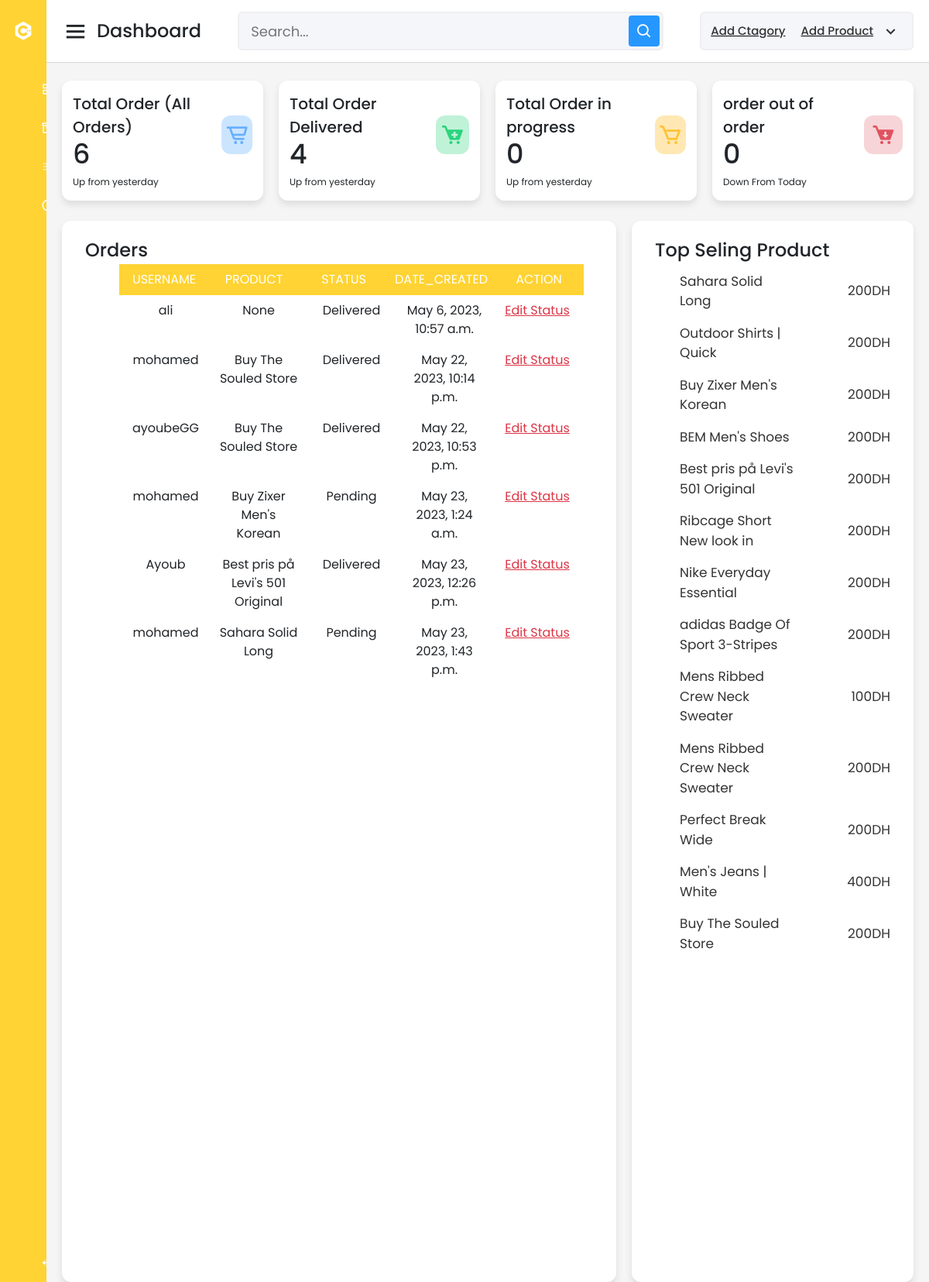
The app's page /escpasAdminOrder with its own data.
### all/models.py (models this page shows)
class Order(models.Model):
    STATUS ={
        ('Pending','Pending'),
        ('Delivered','Delivered'),
        ('in progress','in progress'),
        ('out of order','out of order'),
    }
    user = models.ForeignKey(User, null=True, on_delete=models.SET_NULL)
    Product = models.ForeignKey(Product, null=True, on_delete=models.SET_NULL)
    Color = models.ForeignKey(Color, null=True, on_delete=models.SET_NULL)
    Size = models.ForeignKey(Size, null=True, on_delete=models.SET_NULL)
    date_created= models.DateTimeField(auto_now_add=True, null=True)
    status= models.CharField(max_length=200, null=True, choices=STATUS)

class Product(models.Model):
    name= models.CharField(max_length=100, null=True)
    price_per_unit = models.CharField(max_length=100, null=True)
    basic_unit = models.CharField(max_length=100, null=True)
    description = models.CharField(max_length=100, null=True)
    avatar = models.ImageField( null=True )
    date_created= models.DateTimeField(auto_now_add=True, null=True)
    sizes = models.ManyToManyField(Size)
    colors = models.ManyToManyField(Color)
    nameCat = models.ForeignKey(Cat,null=True, on_delete=models.CASCADE)
    def __str__(self):
        return self.name

### all/views.py (the view)
# urls.py: path('escpasAdminOrder',views.escpasAdminOrder, name="escpasAdminOrder"),
def escpasAdminOrder(request):
    Orders = Order.objects.all()
    Customers=Customer.objects.all()
    products = Product.objects.all()
    Cats = Cat.objects.all()
    out_orders = Order.objects.all().count()
    out_ordersDelivered = Order.objects.filter(status="Delivered").count()
    out_ordersPending = Order.objects.filter(status="Pending").count()
    out_ordersinprogress = Order.objects.filter(status="in progress").count()
    out_ordersoutoforder = Order.objects.filter(status="out of order").count()
    context={'out_orders': out_orders,'products':products,'Customers': Customers,'Cats':Cats,'Orders':Orders,'out_ordersDelivered':out_ordersDelivered,'out_ordersPending':out_ordersPending,'out_ordersinprogress':out_ordersinprogress,'out_ordersoutoforder':out_ordersoutoforder}
    return render(request,"all/escpasAdminOrder.html",context)

### all/templates/all/escpasAdminOrder.html (shortened to what this page needs)
{% extends "all/mainDashbord.html" %}
{% load static %}
{% block content %}
<div class="sales-boxes">
  <div class="recent-sales box">
    <div class="title">Orders</div>
    <div class="sales-details">
      <ul class="details">
<div class="container">
<div class="table" style="margin-bottom: 734px">
<div class="table-header">
<div class="header__item"><a id="name" class="filter__link" href="#">Username</a></div>
<div class="header__item"><a id="wins" class="filter__link filter__link--number" href="#">Product</a></div>
<div class="header__item"><a id="draws" class="filter__link filter__link--number" href="#">status</a></div>
<div class="header__item"><a id="losses" class="filter__link filter__link--number" href="#">Date_created</a></div>
<div class="header__item"><a id="total" class="filter__link filter__link--number" href="#">Action</a></div>
</div>
<div class="table-content">
{% for item  in Orders %}
<div class="table-row">
  <div class="table-data">{{item.user}}</div>
  <div class="table-data">{{item.Product}}</div>
  <div class="table-data">{{item.status}}</div>
  <div class="table-data">{{item.date_created}}</div>
  <div class="table-data">
      <a class="text-danger" href="{% url 'EditOrder' item.id %}">Edit Status</a></div>
</div>
{% endfor %}
</div>
</div>
</div>
</ul>
    </div>
  </div>
  <div class="top-sales box">
    <div class="title">Top Seling Product</div>
    {% for item  in products %}
    <ul class="top-sales-details">
      <li>
      <a href="#">
        <span class="product" style="width:150px">{{item.name}}</span>
      </a>
      <span class="price">{{item.price_per_unit}}DH</span>
    </li>
    </ul>
    {% endfor %}
  </div>
</div>
</div>
</section>
{% endblock  %}

### all/static/css/escpasAdmin.css (style rules this page uses)
* { margin: 0; padding: 0; box-sizing: border-box; font-family: 'Poppins', sans-serif; }
.home-content .sales-boxes { display: flex; justify-content: space-between; }
.home-content .sales-boxes .recent-sales { width: 65%; background: #fff; padding: 20px 30px; margin: 0 20px; border-radius: 12px; box-shadow: 0 5px 10px rgba(0, 0, 0, 0.1); }
.home-content .sales-boxes .sales-details { display: flex; align-items: center; justify-content: space-between; }
.sales-boxes .box .title { font-size: 24px; font-weight: 500; }
.home-content .sales-boxes .top-sales { width: 35%; background: #fff; padding: 20px 30px; margin: 0 20px 0 0; border-radius: 12px; box-shadow: 0 5px 10px rgba(0, 0, 0, 0.1); }
.sales-boxes .top-sales li { display: flex; align-items: center; justify-content: space-between; margin: 10px 0; }
.sales-boxes .top-sales li a { display: flex; align-items: center; text-decoration: none; }
.sales-boxes .top-sales li .product, .price { font-size: 17px; font-weight: 400; color: #333; }

### all/templates/all/escpasAdminOrder.html (style rules this page uses)
*, *:before, *:after { box-sizing:border-box; }
body { padding:$base-spacing-unit; font-family:'Source Sans Pro', sans-serif; margin:0; }
.container { max-width: 1000px; margin-right:auto; margin-left:auto; display:flex; justify-content:center; align-items:center; min-height:100vh; }
.table { width:100%; border:1px solid $color-form-highlight; }
.table-header { display: flex; width: 100%; background: #ffd333; padding: ($half-spacing-unit * 1.5) 0; width: 600px; }
.table-data, .header__item { flex: 1 1 20%; text-align:center; }
.header__item { text-transform:uppercase; }
a { color:black; }

### records on screen
Order: user "ali", Product "None", status "Delivered", date_created "May 6, 2023, 10:57 a.m."
Order: user "mohamed", Product "Buy The Souled Store", status "Delivered", date_created "May 22, 2023, 10:14 p.m."
Order: user "ayoubeGG", Product "Buy The Souled Store", status "Delivered", date_created "May 22, 2023, 10:53 p.m."
Order: user "mohamed", Product "Buy Zixer Men's Korean", status "Pending", date_created "May 23, 2023, 1:24 a.m."
Order: user "Ayoub", Product "Best pris på Levi's 501 Original", status "Delivered", date_created "May 23, 2023, 12:26 p.m."
Order: user "mohamed", Product "Sahara Solid Long", status "Pending", date_created "May 23, 2023, 1:43 p.m."
Product: name "Sahara Solid Long", price_per_unit "200"
Product: name "Outdoor Shirts | Quick", price_per_unit "200"
Product: name "Buy Zixer Men's Korean", price_per_unit "200"
Product: name "BEM Men's Shoes", price_per_unit "200"
Product: name "Best pris på Levi's 501 Original", price_per_unit "200"
Product: name "Ribcage Short New look in", price_per_unit "200"
Product: name "Nike Everyday Essential", price_per_unit "200"
Product: name "adidas Badge Of Sport 3-Stripes", price_per_unit "200"
Product: name "Mens Ribbed Crew Neck Sweater", price_per_unit "100"
Product: name "Mens Ribbed Crew Neck Sweater", price_per_unit "200"
Product: name "Perfect Break Wide", price_per_unit "200"
Product: name "Men's Jeans | White", price_per_unit "400"
Product: name "Buy The Souled Store", price_per_unit "200"

### other values on screen
{{ out_orders }} "6"
{{ out_ordersDelivered }} "4"
{{ out_ordersinprogress }} "0"
{{ out_ordersoutoforder }} "0"
